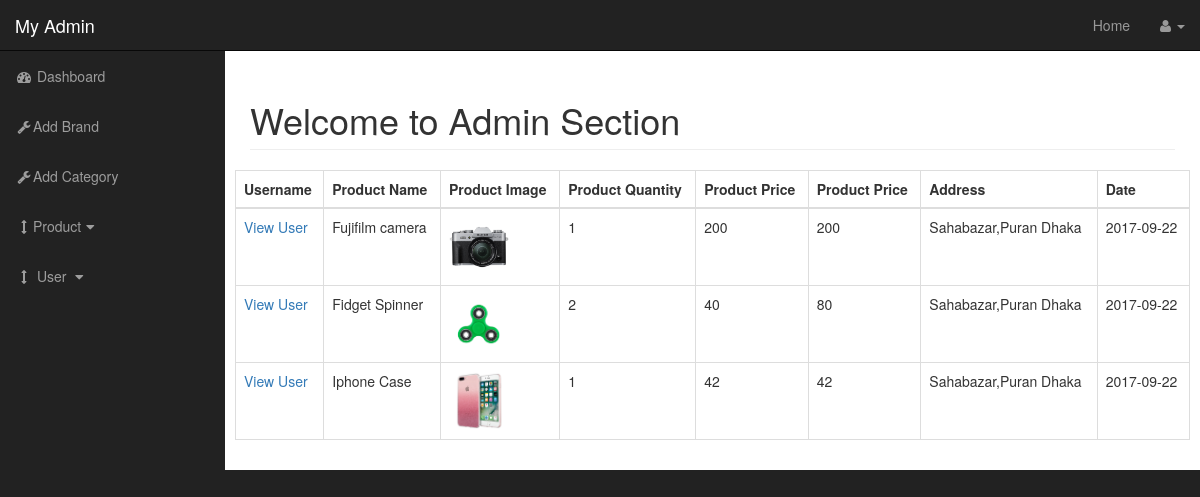
The app's page /admin/user_order_list.php with its own data.
### tables this page shows
CREATE TABLE `cart` (
  `id` int(10) NOT NULL,
  `p_id` int(10) NOT NULL,
  `user_id` int(10) NOT NULL,
  `product_title` varchar(200) NOT NULL,
  `product_image` varchar(200) NOT NULL,
  `qty` int(10) NOT NULL,
  `price` int(10) NOT NULL,
  `total_amt` int(10) NOT NULL
);

CREATE TABLE `user_address` (
  `id` int(40) NOT NULL,
  `u_address` varchar(250) NOT NULL,
  `first_name` varchar(250) NOT NULL,
  `last_name` varchar(250) NOT NULL,
  `email` varchar(250) NOT NULL,
  `mobile_no` varchar(250) NOT NULL,
  `country` varchar(250) NOT NULL,
  `city` varchar(250) NOT NULL,
  `pincode` varchar(250) NOT NULL,
  `date` date NOT NULL
);

### admin/user_order_list.php (the view, shortened to what this page needs)
<!DOCTYPE html>
<html lang="en">
<head>
    <link href="css/bootstrap.min.css" rel="stylesheet">
    <link href="css/sb-admin.css" rel="stylesheet">
    <link href="font-awesome/css/font-awesome.min.css" rel="stylesheet" type="text/css">
</head>
<body>
    <div id="wrapper">
            <nav class="navbar navbar-inverse navbar-fixed-top" role="navigation">
            <div class="navbar-header">
                <a class="navbar-brand" href="index.php">My Admin</a>
            </div>
                 <ul class="nav navbar-right top-nav">
                <li><a href="../index.php">Home</a></li>
                    <li class="dropdown">
                    <a href="#" class="dropdown-toggle" data-toggle="dropdown"><i class="fa fa-user"></i>
                        <b class="caret"></b></a>
                </li>
            </ul>
                  <div class="collapse navbar-collapse navbar-ex1-collapse">
                <ul class="nav navbar-nav side-nav">
                    <li>
                        <a href="index.php"><i class="fa fa-fw fa-dashboard"></i> Dashboard</a>
                    </li>
                    <li>
                        <a href="add_brand.php"><i class="fa fa-fw fa-wrench"></i>Add Brand</a>
                    </li>
                     <li>
                        <a href="add_category.php"><i class="fa fa-fw fa-wrench"></i>Add Category</a>
                    </li>
                    <li>
                        <a href="javascript:;" data-toggle="collapse" data-target="#posts_dropdown"><i class="fa fa-fw fa-arrows-v"></i>Product<i class="fa fa-fw fa-caret-down"></i></a>
                    </li>
                    <li>
                        <a href="javascript:;" data-toggle="collapse" data-target="#demo"><i class="fa fa-fw fa-arrows-v"></i> User <i class="fa fa-fw fa-caret-down"></i></a>
                    </li>
                </ul>
            </div>
        </nav>
        <div id="page-wrapper">
            <div class="container-fluid">
                <div class="row">
                    <div class="col-lg-12">
                        <h1 class="page-header">
                            Welcome to Admin Section
                        </h1>
                   </div>
                    <table class="table table-bordered table-hover">
                        <thead>
                            <tr>
                                <th>Username</th>
                                <th>Product Name</th>
                                <th>Product Image</th>
                                <th>Product Quantity</th>
                                <th>Product Price</th>
                                <th>Product Price</th>
                                <th>Address</th>
                                 <th>Date</th>
                            </tr>
                            </thead>
                            <tbody>
                            <?php
                               global $connection;
                                $query1="SELECT * FROM user_address";
                                $select_address=mysqli_query($connection,$query1);
                                while($row=mysqli_fetch_assoc($select_address))
                                {
                                   $user_address=$row['u_address'];
                                    $date=$row['date'];
                                }
                               $query="SELECT * FROM cart";
                               $select_order_from_cart=mysqli_query($connection,$query);
                               while($row=mysqli_fetch_assoc($select_order_from_cart))
                               {
                                   $user_id=$row['user_id'];
                                   $product_name=$row['product_title'];
                                   $product_image=$row['product_image'];
                                   $product_qty=$row['qty'];
                                   $product_price=$row['price'];
                                   $product_total_amount=$row['total_amt'];
                                   echo "<tr>";
                                   echo "<td><a href='view_individual_user.php?u_id=$user_id'>View User</a></td>";
                                   echo "<td>$product_name</td>";
                                  echo "<td><img width='60' class='img-responsive' src='../img/$product_image' alt='image'</td>";
                                   echo "<td>$product_qty</td>";
                                   echo "<td>$product_price</td>";
                                   echo "<td>$product_total_amount</td>";
                                      echo "<td>$user_address</td>";
                                   echo "<td>$date</td>";
                                   echo "</tr>";
                               }
                            ?>
                        </tbody>
                        </table>
                    </div>
                </div>
            </div>
        </div>
</body>
</html>

### admin/css/sb-admin.css (style rules this page uses)
body { margin-top: 100px; background-color: #222; }
@media (min-width:768px) { body { margin-top: 50px; } }
#wrapper { padding-left: 0; }
#page-wrapper { width: 100%; padding: 0; background-color: #fff; }
@media (min-width:768px) { #wrapper { padding-left: 225px; } }
@media (min-width:768px) { #page-wrapper { padding: 10px; } }
.top-nav { padding: 0 15px; }
.top-nav>li { display: inline-block; float: left; }
.top-nav>li>a { padding-top: 15px; padding-bottom: 15px; line-height: 20px; color: #999; }
@media (min-width:768px) { .side-nav { position: fixed; top: 51px; left: 225px; width: 225px; margin-left: -225px; border: none; border-radius: 0; overflow-y: auto; background-color: #222; } }
@media (min-width:768px) { .side-nav>li>a { width: 225px; } }

### records on screen
cart: product_title "Fujifilm camera", product_image (picture), qty "1", price "200", total_amt "200"
user_address: u_address "Sahabazar,Puran Dhaka", date "2017-09-22"
cart: product_title "Fidget Spinner", product_image (picture), qty "2", price "40", total_amt "80"
cart: product_title "Iphone Case", product_image (picture), qty "1", price "42", total_amt "42"
